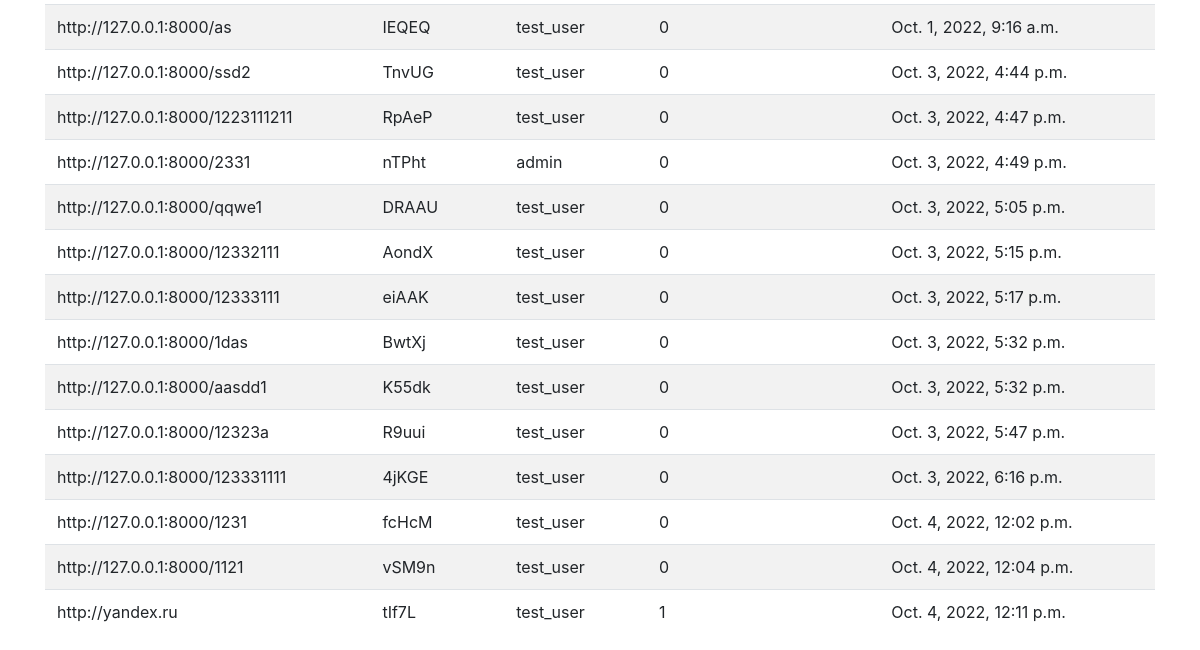
/test/ (lower part), run on an earlier commit of the app's database.
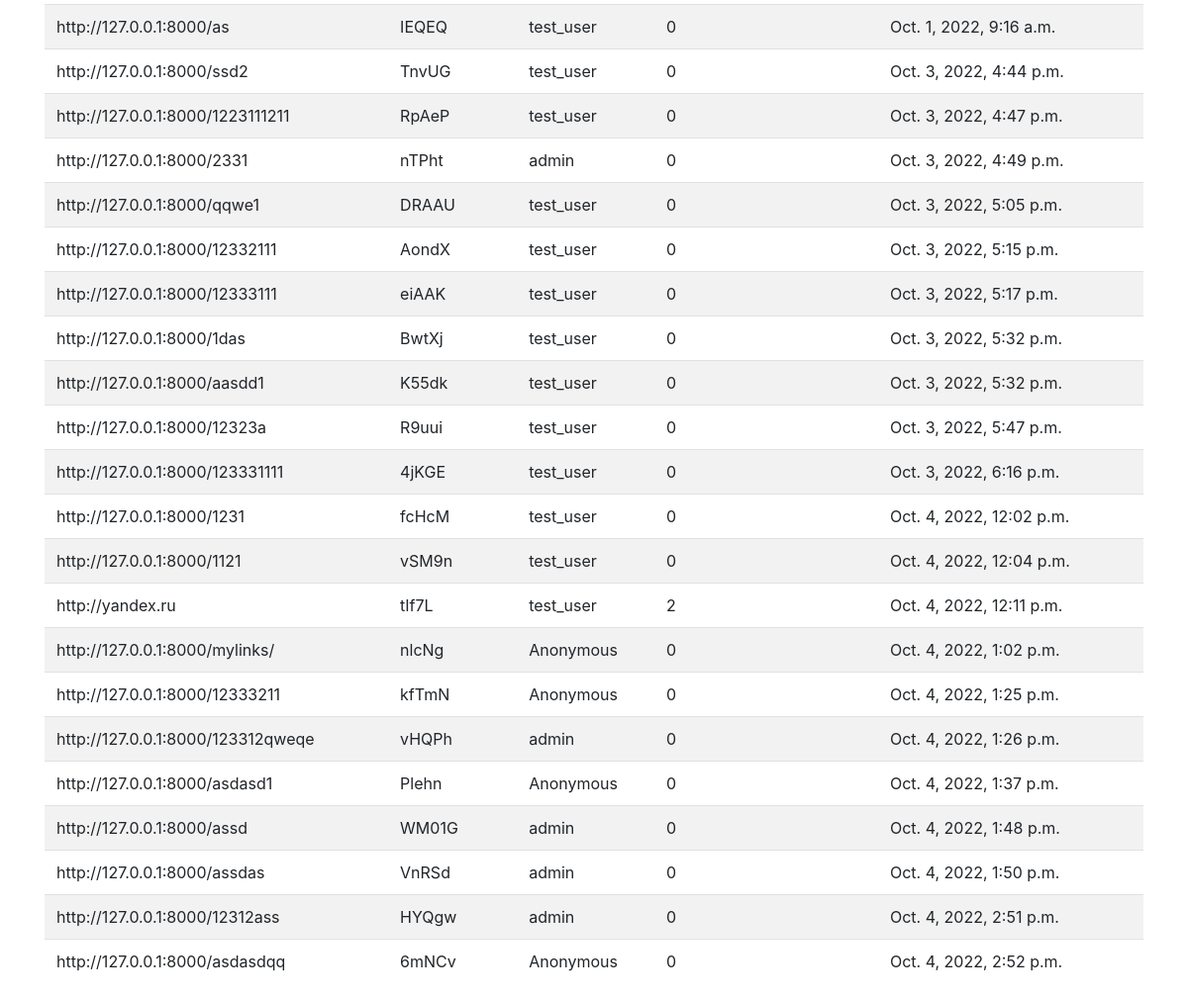
And on a later commit of the database.
### url_shorter/models.py (models this page shows)
class URL(models.Model):
    link_full = models.URLField(max_length=500, unique=True)
    link_short = models.CharField(max_length=150, unique=True)
    clicks_quantity = models.IntegerField(default=0)
    creator = models.ForeignKey(User, on_delete=models.CASCADE, null=True)
    time_create = models.DateTimeField(auto_now_add=True)

### url_shorter/views.py (the view)
# urls.py: path('test/', views.Test.as_view(), name='test'),
class Test(ListView):
    queryset = URL.objects.all()
    context_object_name = 'url_list'
    template_name = "test.html"

### url_shorter/templates/test.html (shortened to what this page needs)
{% extends "base.html" %}
{% load bootstrap4 %}
{% block content %}
<div class="container wrapper flex-grow-1">
    <br>
    <br>
    <div class="table-responsive">
        <table class="table table-striped">
            <tbody>
                {% for link in url_list %}
                <tr>
                    <td>{{link.link_full}}</td>
                    <td>{{link.link_short}}</td>
                    <td>
                        {% if link.creator %}
                            {{link.creator}}
                        {% else %}
                            Anonymous
                        {% endif %}
                    </td>
                    <td>{{link.clicks_quantity}}</td>
                    <td>{{link.time_create}}</td>
                </tr>
                {% endfor %}
            </tbody>
        </table>
    </div>
</div>
{% endblock %}

What changed in the data, as far as the page shows it:
changed URL "http://yandex.ru": clicks_quantity "1" → "2"
added URL: link_full "http://127.0.0.1:8000/mylinks/", link_short "nlcNg", shows "Anonymous", clicks_quantity "0", time_create "Oct. 4, 2022, 1:02 p.m."
added URL: link_full "http://127.0.0.1:8000/12333211", link_short "kfTmN", shows "Anonymous", clicks_quantity "0", time_create "Oct. 4, 2022, 1:25 p.m."
added URL: link_full "http://127.0.0.1:8000/123312qweqe", link_short "vHQPh", creator "admin", clicks_quantity "0", time_create "Oct. 4, 2022, 1:26 p.m."
added URL: link_full "http://127.0.0.1:8000/asdasd1", link_short "Plehn", shows "Anonymous", clicks_quantity "0", time_create "Oct. 4, 2022, 1:37 p.m."
added URL: link_full "http://127.0.0.1:8000/assd", link_short "WM01G", creator "admin", clicks_quantity "0", time_create "Oct. 4, 2022, 1:48 p.m."
added URL: link_full "http://127.0.0.1:8000/assdas", link_short "VnRSd", creator "admin", clicks_quantity "0", time_create "Oct. 4, 2022, 1:50 p.m."
added URL: link_full "http://127.0.0.1:8000/12312ass", link_short "HYQgw", creator "admin", clicks_quantity "0", time_create "Oct. 4, 2022, 2:51 p.m."
added URL: link_full "http://127.0.0.1:8000/asdasdqq", link_short "6mNCv", shows "Anonymous", clicks_quantity "0", time_create "Oct. 4, 2022, 2:52 p.m."
